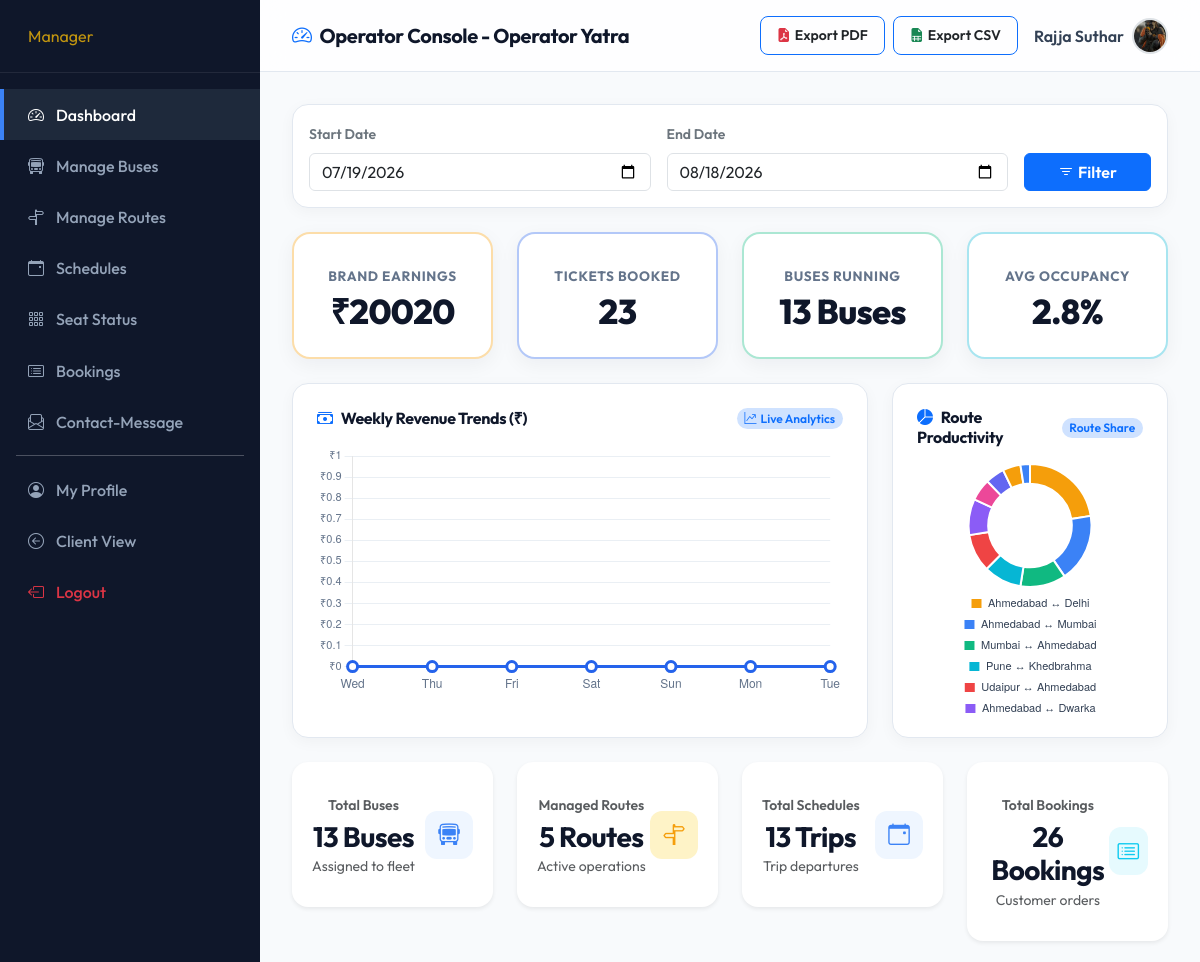
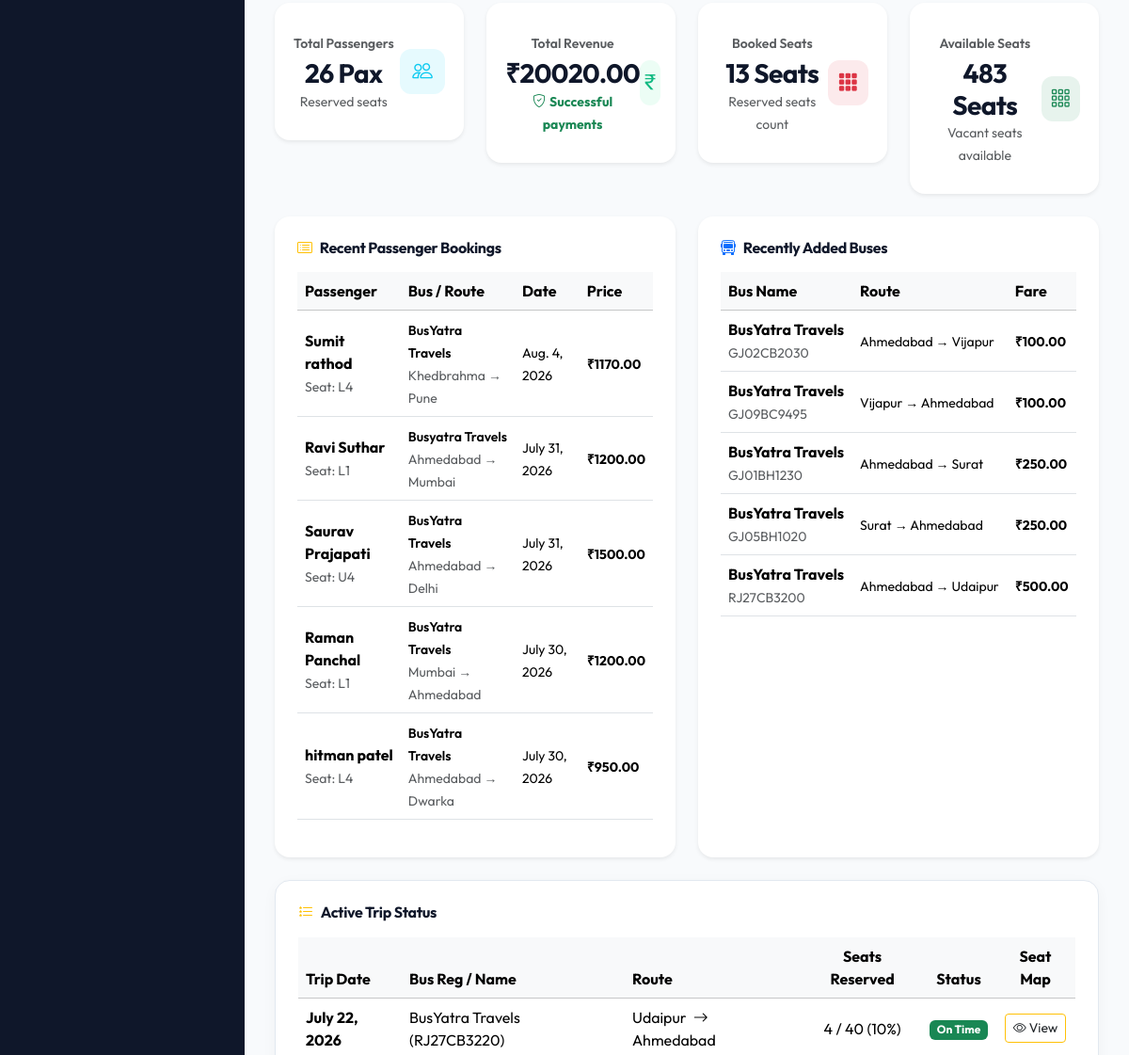
Before: /manager-dashboard/ (signed in, upper part) with the older database file (2 pictures, top to bottom).
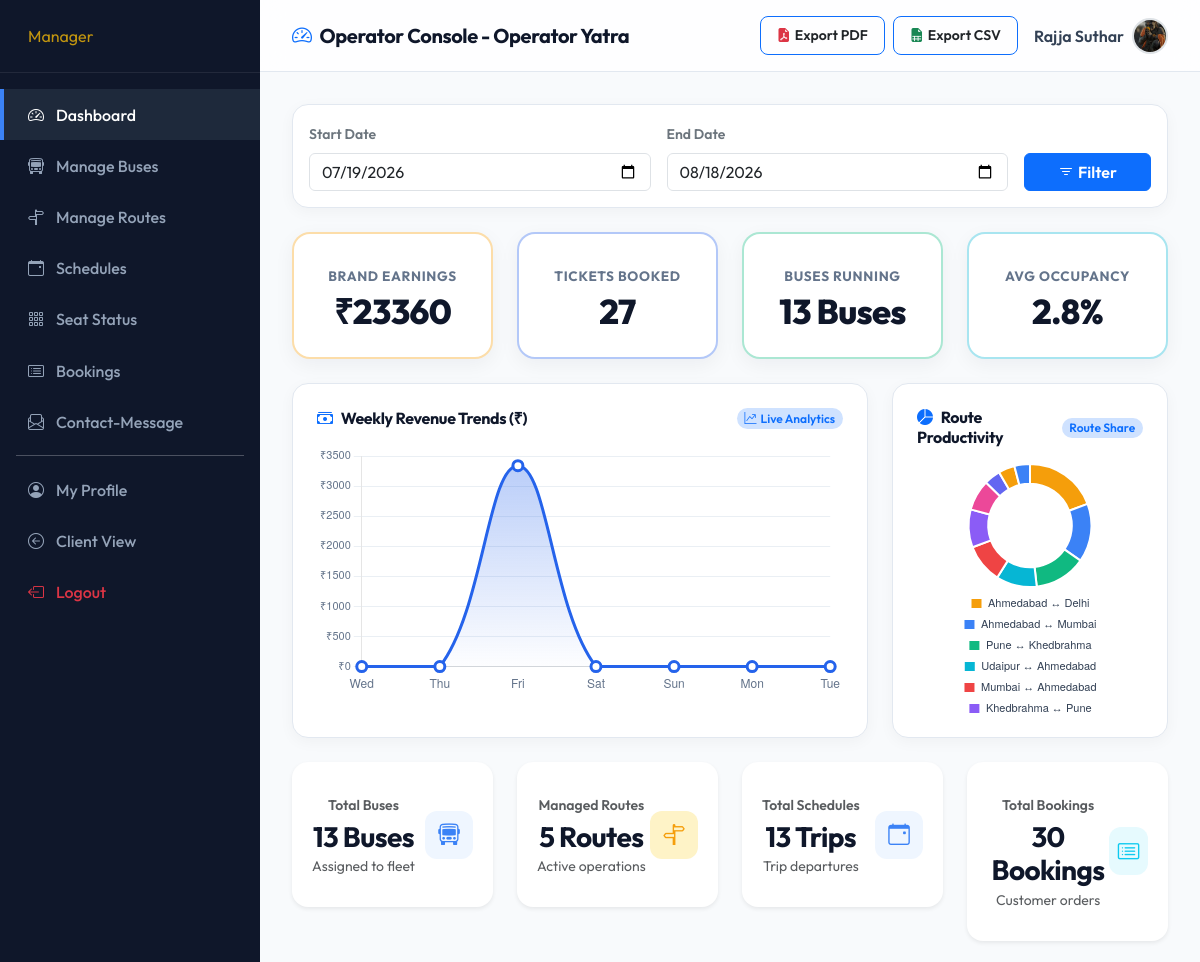
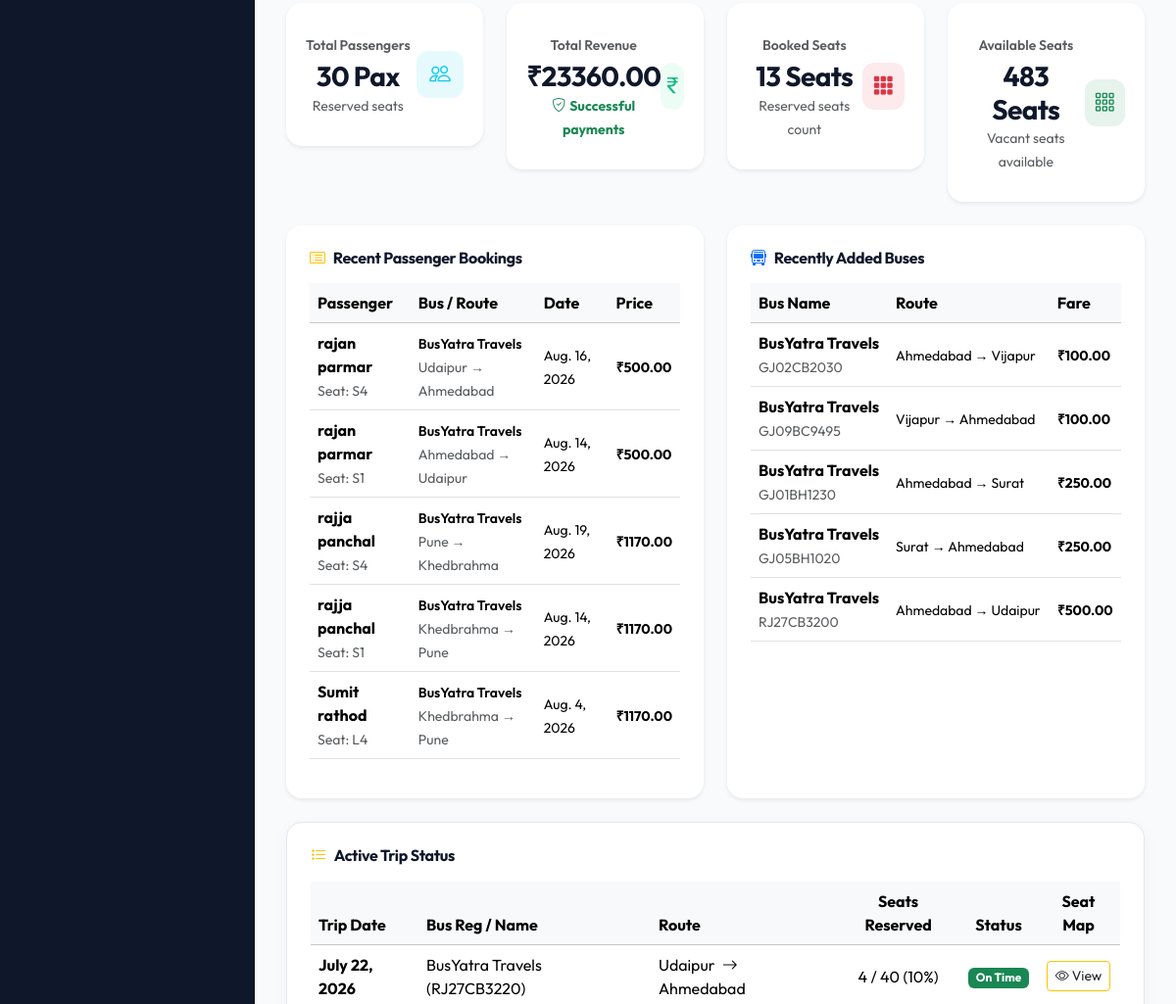
After: the same page with the newer database file (2 pictures, top to bottom).
### Bus/models.py (models this page shows, shortened)
class Booking(models.Model):
    user = models.ForeignKey(User, on_delete=models.CASCADE)
    bus = models.ForeignKey(Bus, on_delete=models.CASCADE)
    seat_number = models.CharField(max_length=10)
    passenger_name = models.CharField(max_length=100)
    passenger_age = models.IntegerField()
    passenger_gender = models.CharField(max_length=10)
    amount = models.DecimalField(max_digits=10, decimal_places=2)
    booking_date = models.DateField(auto_now_add=True)
    travel_date = models.DateField()
    JOURNEY_TYPE_CHOICES = [
        ('ONE_WAY', 'One Way'),
        ('ROUND_TRIP', 'Round Trip'),
    ]
    journey_type = models.CharField(
        max_length=20,
        choices=JOURNEY_TYPE_CHOICES,
        default='ONE_WAY'
    )
    round_trip_id = models.UUIDField(
        default=None,
        null=True,
        blank=True,
        db_index=True
    )
    STATUS_CHOICES = [
        ('booked', 'Booked'),
        ('cancelled', 'Cancelled'),
        ('completed', 'Completed'),
    ]
    status = models.CharField(
        max_length=20,
        choices=STATUS_CHOICES,
        default='booked'
    )
    payment_id = models.CharField(
        max_length=150,
        blank=True,
        null=True
    )
    razorpay_order_id = models.CharField(
        max_length=150,
        blank=True,
        null=True
    )
    razorpay_signature = models.CharField(
        max_length=255,
        blank=True,
        null=True
    )
    payment = models.BooleanField(default=False)
    booking_status = models.CharField(
        max_length=20,
        default='booked'
    )
    payment_status = models.CharField(
        max_length=20,
        default='pending'
    )

class Bus(models.Model):
    manager = models.ForeignKey(User, on_delete=models.CASCADE)
    bus_name = models.CharField(max_length=100)
    bus_number = models.CharField(max_length=20)
    bus_type = models.CharField(max_length=20)
    source = models.CharField(max_length=100)
    destination = models.CharField(max_length=100)
    departure_time = models.TimeField()
    arrival_time = models.TimeField()
    total_seats = models.IntegerField()
    available_seats = models.IntegerField()
    fare = models.DecimalField(max_digits=10, decimal_places=2)
    image = models.ImageField(default='', upload_to='bus/')

class Schedule(models.Model):
    bus = models.ForeignKey(Bus, on_delete=models.CASCADE)
    journey_date = models.DateField()
    departure_time = models.TimeField()
    arrival_time = models.TimeField()
    STATUS_CHOICES = [
        ('Available', 'Available'),
        ('Cancelled', 'Cancelled'),
    ]
    status = models.CharField(max_length=20, choices=STATUS_CHOICES, default='Available')

### Bus/views.py (the view)
# urls.py: path('manager-dashboard/', views.manager_dashboard, name='manager_dashboard'),
def manager_dashboard(request):
    manager = get_manager_user(request)
    if not manager:
        return redirect('login')
    try:
        my_buses = Bus.objects.filter(manager=manager)
        fleet_count = my_buses.count()
        route_count = Route.objects.filter(manager=manager).count()
        schedules = Schedule.objects.filter(bus__in=my_buses).select_related('bus')
        schedule_count = schedules.count()
        bookings = Booking.objects.filter(bus__in=my_buses).select_related('bus')
        bookings_count = bookings.count()
        passenger_count = bookings_count
        net_revenue = bookings.filter(
            payment=True, status__in=['booked', 'completed']
        ).aggregate(total=Sum('amount'))['total'] or 0
        if schedules.exists():
            total_capacity = sum(s.bus.total_seats for s in schedules)
            booked_seats = SeatBooking.objects.filter(
                bus__in=my_buses,
                journey_date__in=[s.journey_date for s in schedules]
            ).count()
            available_seats = max(0, total_capacity - booked_seats)
        else:
            total_capacity = sum(b.total_seats for b in my_buses)
            booked_seats = SeatBooking.objects.filter(bus__in=my_buses).count()
            available_seats = max(0, total_capacity - booked_seats)
        recent_bookings = bookings.order_by('-id')[:5]
        recent_buses = my_buses.order_by('-id')[:5]
        active_trips_list = []
        for s in schedules.order_by('-journey_date')[:5]:
            reserved_count = SeatBooking.objects.filter(
                bus=s.bus, journey_date=s.journey_date
            ).count()
            occupancy_pct = int((reserved_count / s.bus.total_seats * 100)) if s.bus.total_seats > 0 else 0
            active_trips_list.append({
                'schedule': s,
                'reserved_count': reserved_count,
                'occupancy_pct': occupancy_pct
            })
        start_date_str = request.GET.get('start_date')
        end_date_str = request.GET.get('end_date')
        report_ctx = get_report_context(manager, start_date_str, end_date_str)
        context = {
            'fleet_count': fleet_count,
            'route_count': route_count,
            'schedule_count': schedule_count,
            'bookings_count': bookings_count,
            'passenger_count': passenger_count,
            'net_revenue': float(net_revenue),
            'booked_seats': booked_seats,
            'available_seats': available_seats,
            'recent_bookings': recent_bookings,
            'recent_buses': recent_buses,
            'active_trips_list': active_trips_list,
        }
        context.update(report_ctx)
        return render(request, 'manager-dashboard.html', context)
    except Exception as e:
        logger.error(f"Manager Dashboard Error: {e}")
        return HttpResponse("An error occurred loading dashboard data.")

### Bus/templates/manager-dashboard.html (shortened to what the changed rows need)
{% load static %}
<!DOCTYPE html>
<html lang="en">
<head>
    <link href="https://cdn.jsdelivr.net/npm/bootstrap@5.3.2/dist/css/bootstrap.min.css" rel="stylesheet">
    <link href="https://cdn.jsdelivr.net/npm/bootstrap-icons@1.11.2/font/bootstrap-icons.min.css" rel="stylesheet">
    <link rel="stylesheet" href="{% static 'assets/css/style.css' %}">
</head>
<body>
    <div class="admin-wrapper">
        <div class="admin-content d-flex flex-column">
            <main class="admin-body">
                <div class="row g-4 mb-4">
                    <div class="col-md-3">
                        <div class="card stat-report-card card-warning p-4 text-center">
                            <span class="stat-label">Brand Earnings</span>
                            <h3 class="stat-value text-navy-dark mt-1 mb-0">₹{{ total_revenue }}</h3>
                        </div>
                    </div>
                    <div class="col-md-3">
                        <div class="card stat-report-card card-primary p-4 text-center">
                            <span class="stat-label">Tickets Booked</span>
                            <h3 class="stat-value text-navy-dark mt-1 mb-0">{{ total_tickets }}</h3>
                        </div>
                    </div>
                </div>
                <div class="row g-4 mb-4">
                    <div class="col-lg-8">
                        <div class="card card-custom p-4 h-100">
                            <div class="position-relative w-100" style="height: 250px;">
                                <canvas id="weeklyRevenueChart"></canvas>
                            </div>
                        </div>
                    </div>
                    <div class="col-lg-4">
                        <div class="card card-custom p-4 h-100">
                            {% if route_data %}
                            <div class="position-relative w-100 d-flex align-items-center justify-content-center" style="height: 250px;">
                                <canvas id="routeProductivityChart"></canvas>
                            </div>
                            {% endif %}
                        </div>
                    </div>
                </div>
                <div class="row g-4 mb-4">
                    <div class="col-md-6 col-xl-3">
                        <div class="stat-card shadow-sm border-0">
                            <div>
                                <span class="text-muted small fw-semibold">Total Bookings</span>
                                <h3 class="fw-bold text-navy-dark mt-1 mb-0">{{ bookings_count }} Bookings</h3>
                                <small class="text-muted">Customer orders</small>
                            </div>
                        </div>
                    </div>
                </div>
                <div class="row g-4 mb-4">
                    <div class="col-md-6 col-xl-3">
                        <div class="stat-card shadow-sm border-0">
                            <div>
                                <span class="text-muted small fw-semibold">Total Passengers</span>
                                <h3 class="fw-bold text-navy-dark mt-1 mb-0">{{ passenger_count }} Pax</h3>
                                <small class="text-muted">Reserved seats</small>
                            </div>
                        </div>
                    </div>
                    <div class="col-md-6 col-xl-3">
                        <div class="stat-card shadow-sm border-0">
                            <div>
                                <span class="text-muted small fw-semibold">Total Revenue</span>
                                <h3 class="fw-bold text-navy-dark mt-1 mb-0">₹{{ net_revenue|floatformat:2 }}</h3>
                                <small class="text-success fw-bold"><i class="bi bi-shield-check me-1"></i>Successful
                                    payments</small>
                            </div>
                        </div>
                    </div>
                </div>
                <div class="row g-4 mb-4">
                    <div class="col-lg-6">
                        <div class="card card-custom p-4 shadow-sm border-0 h-100">
                            <div class="table-responsive">
                                <table class="table align-middle">
                                    <thead class="table-light">
                                        <tr>
                                            <th>Passenger</th>
                                            <th>Bus / Route</th>
                                            <th>Date</th>
                                            <th>Price</th>
                                        </tr>
                                    </thead>
                                    <tbody>
                                        {% for b in recent_bookings %}
                                        <tr>
                                            <td>
                                                <strong>{{ b.passenger_name }}</strong><br>
                                                <small class="text-muted">Seat: {{ b.seat_number }}</small>
                                            </td>
                                            <td>
                                                <small class="fw-semibold">{{ b.bus.bus_name }}</small><br>
                                                <small class="text-muted">{{ b.bus.source }} → {{ b.bus.destination }}</small>
                                            </td>
                                            <td><small>{{ b.travel_date }}</small></td>
                                            <td><small class="fw-bold">₹{{ b.amount }}</small></td>
                                        </tr>
                                        {% empty %}
                                        <tr>
                                            <td colspan="4" class="text-center text-muted py-4">No recent bookings
                                                found.</td>
                                        </tr>
                                        {% endfor %}
                                    </tbody>
                                </table>
                            </div>
                        </div>
                    </div>
                    <div class="col-lg-6">
                        <div class="card card-custom p-4 shadow-sm border-0 h-100">
                            <div class="table-responsive">
                                <table class="table align-middle">
                                    <thead class="table-light">
                                        <tr>
                                            <th>Bus Name</th>
                                            <th>Route</th>
                                            <th>Fare</th>
                                        </tr>
                                    </thead>
                                    <tbody>
                                        {% for bus in recent_buses %}
                                        <tr>
                                            <td>
                                                <strong>{{ bus.bus_name }}</strong><br>
                                                <small class="text-muted">{{ bus.bus_number }}</small>
                                            </td>
                                            <td><small>{{ bus.source }} → {{ bus.destination }}</small></td>
                                            <td><small class="fw-bold">₹{{ bus.fare }}</small></td>
                                        </tr>
                                        {% empty %}
                                        <tr>
                                            <td colspan="3" class="text-center text-muted py-4">No buses added yet.</td>
                                        </tr>
                                        {% endfor %}
                                    </tbody>
                                </table>
                            </div>
                        </div>
                    </div>
                </div>
                <div class="card card-custom p-4">
                    <div class="table-responsive">
                        <table class="table align-middle">
                            <thead class="table-light">
                                <tr>
                                    <th>Trip Date</th>
                                    <th>Bus Reg / Name</th>
                                    <th>Route</th>
                                    <th class="text-center">Seats Reserved</th>
                                    <th class="text-center">Status</th>
                                    <th class="text-center">Seat Map</th>
                                </tr>
                            </thead>
                            <tbody>
                                {% for item in active_trips_list %}
                                <tr>
                                    <td class="fw-bold">{{ item.schedule.journey_date }}</td>
                                    <td>{{ item.schedule.bus.bus_name }} ({{ item.schedule.bus.bus_number }})</td>
                                    <td>{{ item.schedule.bus.source }} <i class="bi bi-arrow-right mx-1"></i> {{item.schedule.bus.destination }}</td>
                                    <td class="text-center">{{ item.reserved_count }} / {{ item.schedule.bus.total_seats    }} ({{ item.occupancy_pct }}%)</td>
                                    <td class="text-center">
                                        {% if item.schedule.status == 'Available' %}
                                        <span class="badge bg-success">On Time</span>
                                        {% else %}
                                        <span class="badge bg-danger">Cancelled</span>
                                        {% endif %}
                                    </td>
                                    <td class="text-center"><a
                                            href="{% url 'manager_seats' %}?bus_id={{ item.schedule.bus.id }}&date={{ item.schedule.journey_date|date:'Y-m-d' }}"
                                            class="btn btn-sm btn-outline-warning text-dark"><i class="bi bi-eye"></i>
                                            View</a></td>
                                </tr>
                                {% empty %}
                                <tr>
                                    <td colspan="6" class="text-center text-muted py-4">No active schedules found.</td>
                                </tr>
                                {% endfor %}
                            </tbody>
                        </table>
                    </div>
                </div>
            </main>
        </div>
    </div>
</body>
</html>

Changed rows visible on the page:
no longer on this page (row unchanged): Booking: passenger_name "Ravi Suthar", seat_number "L1", bus.bus_name "Busyatra Travels", bus.source "Ahmedabad", bus.destination "Mumbai", travel_date "July 31, 2026", amount "1200.00"
no longer on this page (row unchanged): Booking: passenger_name "Saurav Prajapati", seat_number "U4", bus.bus_name "BusYatra Travels", bus.source "Ahmedabad", bus.destination "Delhi", travel_date "July 31, 2026", amount "1500.00"
no longer on this page (row unchanged): Booking: passenger_name "Raman Panchal", seat_number "L1", bus.bus_name "BusYatra Travels", bus.source "Mumbai", bus.destination "Ahmedabad", travel_date "July 30, 2026", amount "1200.00"
no longer on this page (row unchanged): Booking: passenger_name "hitman patel", seat_number "L4", bus.bus_name "BusYatra Travels", bus.source "Ahmedabad", bus.destination "Dwarka", travel_date "July 30, 2026", amount "950.00"
added Booking: passenger_name "rajan parmar", seat_number "S4", bus.bus_name "BusYatra Travels", bus.source "Udaipur", bus.destination "Ahmedabad", travel_date "Aug. 16, 2026", amount "500.00"
added Booking: passenger_name "rajan parmar", seat_number "S1", bus.bus_name "BusYatra Travels", bus.source "Ahmedabad", bus.destination "Udaipur", travel_date "Aug. 14, 2026", amount "500.00"
added Booking: passenger_name "rajja panchal", seat_number "S4", bus.bus_name "BusYatra Travels", bus.source "Pune", bus.destination "Khedbrahma", travel_date "Aug. 19, 2026", amount "1170.00"
added Booking: passenger_name "rajja panchal", seat_number "S1", bus.bus_name "BusYatra Travels", bus.source "Khedbrahma", bus.destination "Pune", travel_date "Aug. 14, 2026", amount "1170.00"
Other visible differences:
{{ total_revenue }}: "20020" → "23360"
{{ total_tickets }}: "23" → "27"
chart data {{ r }}: 0.0, 0.0, 0.0, 0.0, 0.0, 0.0, 0.0 → 0.0, 0.0, 3340.0, 0.0, 0.0, 0.0, 0.0
chart data {{ item.percentage }}: 22.5, 18.0, 12.0, 10.0, 10.0, 9.5, 5.8, 5.0, 4.7, 2.5 → 19.3, 15.4, 13.6, 10.7, 10.3, 10.0, 8.1, 4.3, 4.3, 4.1
{{ bookings_count }}: "26" → "30"
{{ passenger_count }}: "26" → "30"
{{ net_revenue|floatformat:2 }}: "20020.00" → "23360.00"
